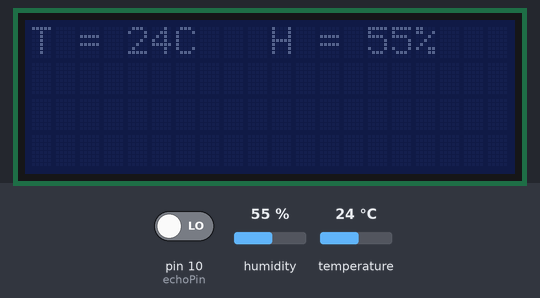
The sketch below on a simulated Arduino Uno, built with avr-gcc and run on an emulated ATmega328P. Shown: 20×4 character LCD. The test bench sets the inputs (shaded band); at power-on: humidity 55 %, temperature 24 °C, pin 10 (echoPin) LOW. The local clock reads 2024-03-15 10:24:30 at power-on unless the sketch sets it.

Above: at 1.2 s.
1.3 s: humidity set to 22 %
At 4.0 s:
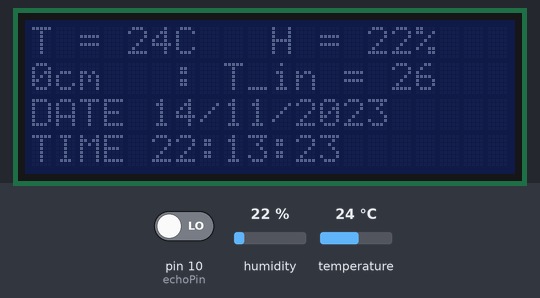
7.4 s: temperature set to 12 °C
At 10.3 s:
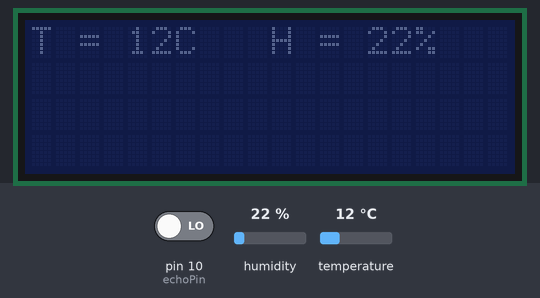
12.0 s: humidity set to 40 %
At 14.8 s:
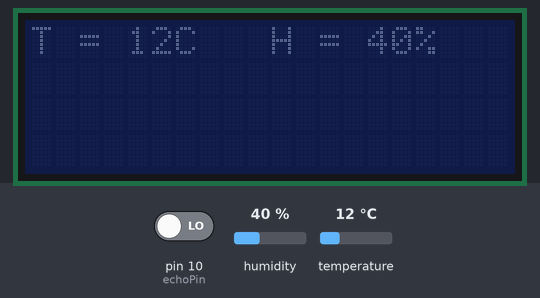
16.5 s: temperature set to 19 °C
At 20.4 s:
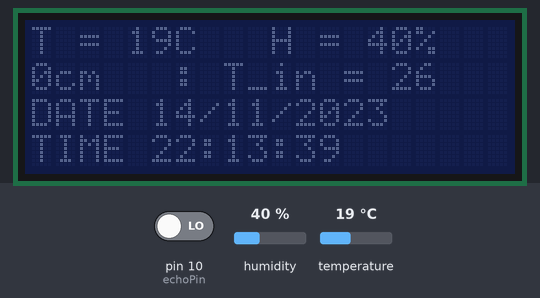
Timing chart, 0 to 21.9 s (numbered marks = the images above; inputs shaded):
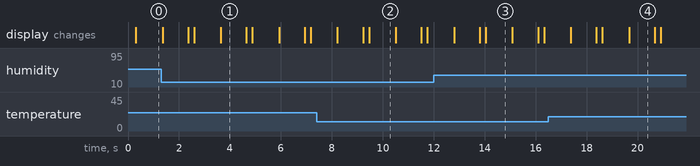

The sketch:

A_ESP_Global.ino
```cpp
//INCLUDES
#include <OneWire.h>
#include <Wire.h>
#include <LiquidCrystal_I2C.h>
#include <DHT.h>
#include "RTClib.h"
#include <DallasTemperature.h>


//------ ( Values to be edited )

//DIFINITIONS

#define DHTPIN 6             // DHT11 data pin is connected to Arduino pin 8
#define DHTTYPE DHT11        // DHT11 sensor is used
#define Temp_row 0           // Display Temperature value in the first row
#define Humidity_row 0       // Display Humidity value in the second row
#define UI_pin 6             // Switch pin to enter the UI mode
#define ONE_WIRE_BUS 7


//GLOBALS

OneWire oneWire(ONE_WIRE_BUS);
DallasTemperature sensors(&oneWire);
LiquidCrystal_I2C lcd(0x20,20,4);   //0x20 means 3 pins of I2C address connected to ground


//PH

const int PH_Pin = A0;               //PH pin is A0
unsigned long int Avg_Value;
int PH_Buf[10],temp;
float PH_Value = 0;
float Cal = 0;
int PH_Ref;
int ms_pin = A0;
//RTC

RTC_DS1307 rtc;
char daysOfTheWeek[7][12] = {"Sun", "Mon", "Tue", "Wed", "Thu", "Fri", "Sat"};

//-------------- "DHT"
DHT dht(DHTPIN, DHTTYPE);   // Initialize DHT library
byte RH;
byte Temp;

//-------------- "ADC initialize"
int ADC_val = 0;

//-------------- Led Strip
const int Red = 2;
const int Green = 3;
const int Blue = 4;

int R_Duty;
int G_Duty;
int B_Duty;
//-------------- Ultrasonic
const int echoPin = 10; // Echo Pin of Ultrasonic Sensor
const int pingPin = 9; // Trigger Pin of Ultrasonic Sensor
long duration, inches, cm;


//___________________________________


//FUNCTIONS

void RTC_Init(void);
void LCD_Init(void);
void DHT_Init(void);
void RT_RH(void);
void Check_Error(void);
//void DHT_Calc(void);
void DHT_Display(void);

void Menu(void);
void Read(void);

void UI_sw(void); // To be created

void ultra_Init(void);
void Read_Ultra(void);

long microsecondsToInches(long microseconds);
long microsecondsToCentimeters(long microseconds);
void Distace_Calc(void);
void Ultra_Display(void);

void Led_Strip();

float PH_Read(void);
void PH_Display(void);
void PH_Cal(void);

void Temp_init();
int temp_read(void);
```

B_ESP_Functions.ino
```cpp
//Decide how many rows and columns in the LCD
void LCD_Init()
{
  lcd.begin(20, 4);
}

//______________________________________________________________________________________________

//Gives the Controller which pin to use for DHT sensor and start initializes the DHT code
void DHT_Init()           //SETUP
{
  pinMode(DHTPIN,INPUT);
  dht.begin();
}

//______________________________________________________________________________________________

//Reads Temperature and Humidity and assigns the reads to variables
void RT_RH()            //LOOP
{
  delay(200);           // wait 0.2 between readings
  // Read humidity
   RH = dht.readHumidity();
  //Read temperature in degree Celsius
   Temp = dht.readTemperature();
}


// Check if any reads failed and exit early (to try again)
void Check_Error()
{
if (isnan(RH) || isnan(Temp)) {
    lcd.clear();
    lcd.setCursor(5, 0);
    lcd.print("Error");   //For Debugging
    return;
  }
}

//______________________________________________________________________________________________

//Displaying readable values to the LCD for the user
void DHT_Display()
{
  lcd.setCursor(0, Temp_row);
  lcd.print("T = ");
  lcd.print(Temp);
  lcd.print("C");
  lcd.setCursor(10, Humidity_row);
  lcd.print("H = ");
  lcd.print(RH);
  lcd.print("%");
}


//_______________________________________________________________________________________________

void Read(void)
{
  ADC_val = analogRead(A0);
}

/*.............................................................*/

void Menu(void)
{
  lcd.clear();
  lcd.print("UI MODE");
  Read();
while((ADC_val != 1023)&&(ADC_val != 146))             //BIG NOTE*** Second value should be optimized
{
          Read();
          lcd.setCursor(0,3);
          lcd.print(ADC_val);
}

   if (ADC_val == 1023)
      {
        lcd.clear();
        lcd.setCursor(0,0);
        lcd.print("Callibration ");
        lcd.setCursor(18,0);
        lcd.print("<<");
        lcd.setCursor(0,1);
        lcd.print("Plants");

    while(ADC_val != 0)
    {
        Read();
        while(ADC_val == 0)
        {
          Read();
        }

        if((ADC_val < 1000) && (ADC_val > 600))
        {

        lcd.setCursor(18,1);
        lcd.print("<<");
        lcd.setCursor(18,0);
        lcd.print("  ");
        }

        else if((ADC_val < 600) && (ADC_val > 300))
        {
        lcd.setCursor(18,1);
        lcd.print("  ");
        lcd.setCursor(18,0);
        lcd.print("<<");
        }

        else if((ADC_val < 300) && (ADC_val > 100))
        {
          ADC_val = 0;
        }

      }

    }

    lcd.clear();
}
/*..........................................................................*/

void ultra_Init(void)  // SETUP
{
  pinMode(pingPin, OUTPUT); // initialising pin 3 as output
  pinMode(echoPin, INPUT); // initialising pin 2 as input
}

void Read_Ultra(void)   //LOOP
{
  digitalWrite(pingPin, LOW);
  delayMicroseconds(2);

  digitalWrite(pingPin, HIGH);
  delayMicroseconds(10);

  digitalWrite(pingPin, LOW);
}


//These functions for converting the read value to INCHES and CM

long microsecondsToInches(long microseconds) // method to covert microsec to inches
{
 return microseconds / 74 / 2;
}
long microsecondsToCentimeters(long microseconds) // method to covert microsec to centimeters
{
   return microseconds / 29 / 2;
}


void Distance_Calc(void)
{
  duration = pulseIn(echoPin, HIGH); // using pulsin function to determine total time
  inches = microsecondsToInches(duration); // calling method
  cm = microsecondsToCentimeters(duration); // calling method
}


void Ultra_Display(void)
{
  lcd.setCursor(6,1);
  lcd.print(":");
  //lcd.setCursor(8,1);
  //lcd.print(inches);
  //lcd.print("in");
  lcd.setCursor(0,1);
  lcd.print(cm);
  lcd.print("cm");
}


//______________________________________________________________________________________________


void Led_Strip()
{
  R_Duty = (R_Duty * 1023) / 255;
  G_Duty = (G_Duty * 1023) / 255;
  B_Duty = (B_Duty * 1023) / 255;

  analogWrite(Red , R_Duty);
  delay(1);
  analogWrite(Green , G_Duty);
  delay(1);
  analogWrite(Blue , B_Duty);
  delay(1);
}

//______________________________________________________________________________________________

float PH_Read(void)
  {
    for(int i=0;i<10;i++)
  {
   PH_Buf[i]=analogRead(PH_Pin);
   delay(10);
  }
  for(int i=0;i<9;i++)
  {
   for(int j=i+1;j<10;j++)
    {
     if(PH_Buf[i]>PH_Buf[j])
     {
       temp      = PH_Buf[i];
       PH_Buf[i] = PH_Buf[j];
       PH_Buf[j] = temp;
     }
    }
   }

  Avg_Value=0;

  for(int i=2;i<8;i++)
    {Avg_Value += PH_Buf[i]/6;}

   float PH_Vol= ((float)Avg_Value*5.0) / 1024;
   PH_Value = -5.70 * PH_Vol + (21.34 + Cal);

   return PH_Value;

  }

/*..........................................................................*/

void PH_Cal(void)
{
  lcd.clear();
  lcd.print("Calibrating PH .....");

  Cal = 7 - PH_Read();
}

/*..........................................................................*/

void PH_Display(void)
{
  lcd.setCursor(0,0);
  lcd.print("PH = ");
  lcd.print(PH_Value);
}

/*..........................................................................*/

void Temp_init()
{
sensors.begin();
}

/*..........................................................................*/

 void temp_ms_init(void){
  sensors.begin();
  pinMode(ms_pin, INPUT);

}

int temp_read(void){
  sensors.requestTemperatures();              // Activate Data Line
  /* -55°C to+125°C temperature range , ±0.5°C accuracy from -10°C to +85°C ,
  Each  DS18B20  has  a  unique  64-bit  serial  code */
  return sensors.getTempCByIndex(0);
}

int ms_read(void){
  return analogRead(ms_pin);              // <500 is too wet , >750 is dry enough to be watered , Detection depth: 38mm
}

void temp_Smonitor(int temp){
  Serial.print("Temprature : ");
  Serial.print(temp);
  Serial.println(" C");
}

void ms_Smonitor(int msvalue){
  Serial.print("moisture : ");
  Serial.println(msvalue);
}


//______________________________________________________________________________________________

void RTC_Init()
{
if (! rtc.begin())
  {
    lcd.print("Couldn't find RTC");
    while (1);
  }
  if (! rtc.isrunning())
  {
    lcd.print("RTC is NOT running!");
  }
    rtc.adjust(DateTime(F(__DATE__), F(__TIME__)));//auto update from computer time
    //rtc.adjust(DateTime(2021, 4, 27, 6, 06, 0));// to set the time manualy
}

void RTC_Display()
{
      DateTime now = rtc.now();
    lcd.setCursor(0, 3);
    lcd.print("TIME");
    lcd.print(" ");
    lcd.print(now.hour());
    lcd.print(':');
    lcd.print(now.minute());
    lcd.print(':');
    lcd.print(now.second());
    lcd.print("  ");

    lcd.setCursor(0, 2);
    lcd.print("DATE");
    lcd.print(" ");
    //lcd.print(daysOfTheWeek[now.dayOfTheWeek()]);
    //lcd.print(" ");
    lcd.print(now.day());
    lcd.print('/');
    lcd.print(now.month());
    lcd.print('/');
    lcd.print(now.year());
    lcd.print("  ");
}
//______________________________________________________________________________________________
```

C_ESP_Main.ino
```cpp
void setup() {
  // set up the LCD's number of columns and rows
   lcd.init();
   //pinMode(UI_pin , INPUT_PULLUP);
   //Sets DHT pin and initializes DHT library
   DHT_Init();
   RTC_Init();

}

void loop() {

lcd.clear();
//DHT functions
  RT_RH();           //Read Temp. & Humidity values
  Check_Error();    //checks for missings or errors in DHT readings
  DHT_Display();    //Displays Temp. & Humidity readings on LCD

//UltraSonic Functions
  Read_Ultra();
  Distance_Calc();
  Ultra_Display();


  RTC_Display();
  lcd.setCursor(8,1);
  lcd.print("T_in = ");
  lcd.print(26);
  delay(1000);

}
```

Measured:
- what the display in image 1 shows lasts 1.0 s, from 3.6 s to 4.6 s
